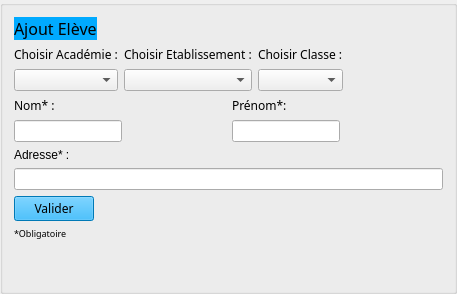
       <widget class="QGroupBox" name="gBAjoutEleve">
        <property name="title">
         <string/>
        </property>
        <layout class="QVBoxLayout" name="verticalLayout_44">
         <item>
          <layout class="QVBoxLayout" name="verticalLayout_21">
           <item>
            <widget class="QLabel" name="label_33">
             <property name="sizePolicy">
              <sizepolicy hsizetype="Fixed" vsizetype="Fixed">
               <horstretch>0</horstretch>
               <verstretch>0</verstretch>
              </sizepolicy>
             </property>
             <property name="font">
              <font>
               <family>Showcard Gothic</family>
               <pointsize>12</pointsize>
              </font>
             </property>
             <property name="styleSheet">
              <string notr="true">background-color: rgb(0, 170, 255);</string>
             </property>
             <property name="text">
              <string>Ajout Elève</string>
             </property>
            </widget>
           </item>
           <item>
            <layout class="QHBoxLayout" name="horizontalLayout_29">
             <item>
              <layout class="QVBoxLayout" name="verticalLayout_35">
               <item>
                <widget class="QLabel" name="label_18">
                 <property name="sizePolicy">
                  <sizepolicy hsizetype="Preferred" vsizetype="Fixed">
                   <horstretch>0</horstretch>
                   <verstretch>0</verstretch>
                  </sizepolicy>
                 </property>
                 <property name="font">
                  <font>
                   <family>Kristen ITC</family>
                   <weight>50</weight>
                   <bold>false</bold>
                  </font>
                 </property>
                 <property name="text">
                  <string>Choisir Académie :</string>
                 </property>
                </widget>
               </item>
               <item>
                <widget class="QComboBox" name="cBListAcadEleve"/>
               </item>
              </layout>
             </item>
             <item>
              <layout class="QVBoxLayout" name="verticalLayout_36">
               <item>
                <widget class="QLabel" name="label_19">
                 <property name="sizePolicy">
                  <sizepolicy hsizetype="Preferred" vsizetype="Fixed">
                   <horstretch>0</horstretch>
                   <verstretch>0</verstretch>
                  </sizepolicy>
                 </property>
                 <property name="font">
                  <font>
                   <family>Kristen ITC</family>
                   <weight>50</weight>
                   <bold>false</bold>
                  </font>
                 </property>
                 <property name="text">
                  <string>Choisir Etablissement :</string>
                 </property>
                </widget>
               </item>
               <item>
                <widget class="QComboBox" name="cBListEtabEleve"/>
               </item>
              </layout>
             </item>
             <item>
              <layout class="QVBoxLayout" name="verticalLayout_37">
               <item>
                <widget class="QLabel" name="label_21">
                 <property name="sizePolicy">
                  <sizepolicy hsizetype="Preferred" vsizetype="Fixed">
                   <horstretch>0</horstretch>
                   <verstretch>0</verstretch>
                  </sizepolicy>
                 </property>
                 <property name="font">
                  <font>
                   <family>Kristen ITC</family>
                   <weight>50</weight>
                   <bold>false</bold>
                  </font>
                 </property>
                 <property name="text">
                  <string>Choisir Classe :</string>
                 </property>
                </widget>
               </item>
               <item>
                <widget class="QComboBox" name="cBListClassEleve"/>
               </item>
              </layout>
             </item>
             <item>
              <spacer name="horizontalSpacer_23">
               <property name="orientation">
                <enum>Qt::Horizontal</enum>
               </property>
               <property name="sizeHint" stdset="0">
                <size>
                 <width>100</width>
                 <height>20</height>
                </size>
               </property>
              </spacer>
             </item>
            </layout>
           </item>
           <item>
            <layout class="QHBoxLayout" name="horizontalLayout_30">
             <item>
              <layout class="QVBoxLayout" name="verticalLayout_38">
               <item>
                <widget class="QLabel" name="label_20">
                 <property name="sizePolicy">
                  <sizepolicy hsizetype="Preferred" vsizetype="Fixed">
                   <horstretch>0</horstretch>
                   <verstretch>0</verstretch>
                  </sizepolicy>
                 </property>
                 <property name="font">
                  <font>
                   <family>Kristen ITC</family>
                   <weight>50</weight>
                   <bold>false</bold>
                  </font>
                 </property>
                 <property name="text">
                  <string>Nom* :</string>
                 </property>
                </widget>
               </item>
               <item>
                <layout class="QHBoxLayout" name="horizontalLayout_31">
                 <item>
                  <widget class="QLineEdit" name="lENomEleve"/>
                 </item>
                 <item>
                  <spacer name="horizontalSpacer_19">
                   <property name="orientation">
                    <enum>Qt::Horizontal</enum>
                   </property>
                   <property name="sizeHint" stdset="0">
                    <size>
                     <width>40</width>
                     <height>20</height>
                    </size>
                   </property>
                  </spacer>
                 </item>
                </layout>
               </item>
              </layout>
             </item>
             <item>
              <layout class="QVBoxLayout" name="verticalLayout_39">
               <item>
                <widget class="QLabel" name="label_25">
                 <property name="sizePolicy">
                  <sizepolicy hsizetype="Preferred" vsizetype="Fixed">
                   <horstretch>0</horstretch>
                   <verstretch>0</verstretch>
                  </sizepolicy>
                 </property>
                 <property name="font">
                  <font>
                   <family>Kristen ITC</family>
                   <weight>50</weight>
                   <bold>false</bold>
                  </font>
                 </property>
                 <property name="text">
                  <string>Prénom*:</string>
                 </property>
                </widget>
               </item>
               <item>
                <layout class="QHBoxLayout" name="horizontalLayout_32">
                 <item>
                  <widget class="QLineEdit" name="lEPrenomEleve"/>
                 </item>
                 <item>
                  <spacer name="horizontalSpacer_21">
                   <property name="orientation">
                    <enum>Qt::Horizontal</enum>
                   </property>
                   <property name="sizeHint" stdset="0">
                    <size>
                     <width>40</width>
                     <height>20</height>
                    </size>
                   </property>
                  </spacer>
                 </item>
                </layout>
               </item>
              </layout>
             </item>
            </layout>
           </item>
           <item>
            <layout class="QVBoxLayout" name="verticalLayout_51">
             <item>
              <widget class="QLabel" name="label_38">
               <property name="text">
                <string>Adresse* :</string>
               </property>
              </widget>
             </item>
             <item>
              <widget class="QLineEdit" name="lEAdresseElev"/>
             </item>
            </layout>
           </item>
           <item>
            <layout class="QHBoxLayout" name="horizontalLayout_33">
             <item>
              <widget class="QPushButton" name="pBValNewEleve">
               <property name="font">
                <font>
                 <family>Showcard Gothic</family>
                </font>
               </property>
               <property name="cursor">
                <cursorShape>PointingHandCursor</cursorShape>
               </property>
               <property name="styleSheet">
                <string notr="true">background-color: rgb(0, 170, 255);</string>
               </property>
               <property name="text">
                <string>Valider</string>
               </property>
              </widget>
             </item>
             <item>
              <spacer name="horizontalSpacer_22">
               <property name="orientation">
                <enum>Qt::Horizontal</enum>
               </property>
               <property name="sizeHint" stdset="0">
                <size>
                 <width>40</width>
                 <height>20</height>
                </size>
               </property>
              </spacer>
             </item>
            </layout>
           </item>
           <item>
            <widget class="QLabel" name="label_42">
             <property name="font">
              <font>
               <family>Kristen ITC</family>
               <pointsize>7</pointsize>
              </font>
             </property>
             <property name="text">
              <string>*Obligatoire</string>
             </property>
            </widget>
           </item>
          </layout>
         </item>
         <item>
          <spacer name="verticalSpacer_11">
           <property name="orientation">
            <enum>Qt::Vertical</enum>
           </property>
           <property name="sizeHint" stdset="0">
            <size>
             <width>20</width>
             <height>40</height>
            </size>
           </property>
          </spacer>
         </item>
        </layout>
       </widget>
